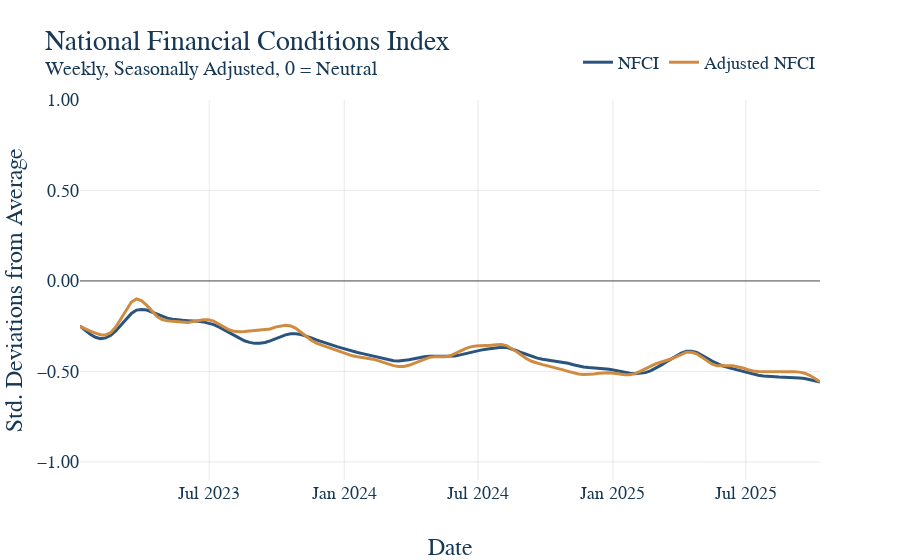

Source (notebook cell):
### Markdown cell above
5. Now that all our data is ready, make the graph and have it save itself as a .html file to graph_output whenver the notebooks is rerun. The name of the file should exactly match the notebook name. For instance, this file "example.ipynb" produces the graph "example.html." Nice work, you made a graph!

### Code cell
# First make the figure
fig = go.Figure()


# Loop the columns of the dataframe and plot each as a separate trace
for col in joined_df.columns:
    fig.add_trace(
        go.Scatter(
            x=joined_df.index,
            y=joined_df[col],
            mode='lines',
            name=col
        )
    )

# Update the titles, using the html tag <sup> for a subtitle 
fig.update_layout(
    title = dict(
        text = 'National Financial Conditions Index<br><sup>Weekly, Seasonally Adjusted, 0 = Neutral</sup>',  # Add comma here
        font=dict(size=28)),
    xaxis_title="Date",
    yaxis_title="Std. Deviations from Average",
    legend=dict(
        font=dict(size=18)  # Change legend font size
    )
)

# This is graph specific, but here we want the y-axis to be billions of dollars
fig.update_yaxes(
    tickformat=",.2f",
    range=[-1.1, 1]
)

# Again, graph specific, we have a mutliyear series and want tick marks to be years
fig.update_xaxes(
    type='date',
    tickformat='%b %Y',
)


# Show our figure (Dimensions may be off on different screen sizes)
fig.show()

# This should be the same for EVERY GRAPH!
# Save it to the graph_output folder with the name matching the file, as HTML
fig.write_html(GRAPH_OUTPUT_PATH / f"{GRAPH_NAME}.html")

### Figure 1 — Plotly figure (JSON) as saved in the notebook; plotly's stock layout.template omitted (floating-point values rounded to 4 significant figures; data arrays with more than 128 entries replaced by an {"elided": "..."} marker saying what was removed)
{"data": [{"mode": "lines", "name": "NFCI", "type": "scatter", "x": {"elided": "145 str values"}, "y": {"elided": "145 float values"}}, {"mode": "lines", "name": "Adjusted NFCI", "type": "scatter", "x": {"elided": "145 str values"}, "y": {"elided": "145 float values"}}], "layout": {"legend": {"font": {"size": 18}}, "title": {"font": {"size": 28}, "text": "National Financial Conditions Index<br><sup>Weekly, Seasonally Adjusted, 0 = Neutral</sup>"}, "xaxis": {"tickformat": "%b %Y", "title": {"text": "Date"}, "type": "date"}, "yaxis": {"range": [-1.1, 1], "tickformat": ",.2f", "title": {"text": "Std. Deviations from Average"}}}}
